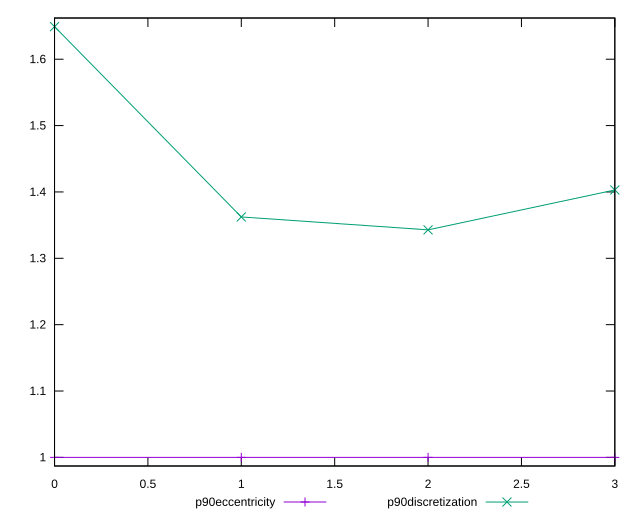

This chart was generated by the following gnuplot code:
reset

$p90Eccentricity <<EOF
0 0.9999999999999994
1 0.9999999999999997
2 0.9999999999999997
3 1
EOF

$p90Discretization <<EOF
0 1.6491228070175439
1 1.3623188405797102
2 1.3428571428571427
3 1.4029850746268657
EOF

set key outside below
set xrange [0:3]
set yrange [0.9870175438596486:1.6621052631578948]
set trange [0.9870175438596486:1.6621052631578948]
set terminal svg size 640, 520 enhanced background rgb 'white'
set output "reports/report_00028_2021-02-24T12-49-42.674Z/uses-text-compression/progression/eccentricity.svg"

plot $p90Eccentricity title "p90eccentricity" with linespoints, \
     $p90Discretization title "p90discretization" with linespoints

reset
